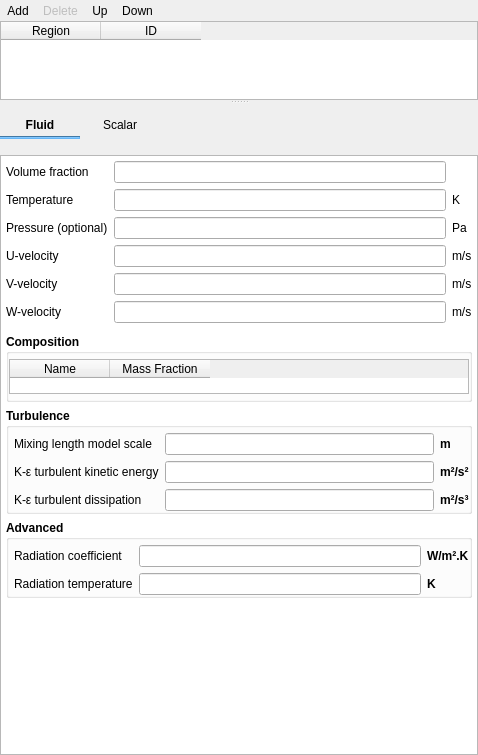
<?xml version="1.0" encoding="UTF-8"?>
<ui version="4.0">
 <class>initial_conditions</class>
 <widget class="QWidget" name="initial_conditions">
  <property name="geometry">
   <rect>
    <x>0</x>
    <y>0</y>
    <width>478</width>
    <height>755</height>
   </rect>
  </property>
  <property name="windowTitle">
   <string>Initial Conditions</string>
  </property>
  <property name="styleSheet">
   <string notr="true"/>
  </property>
  <layout class="QVBoxLayout" name="verticalLayout">
   <property name="spacing">
    <number>0</number>
   </property>
   <property name="leftMargin">
    <number>0</number>
   </property>
   <property name="topMargin">
    <number>0</number>
   </property>
   <property name="rightMargin">
    <number>0</number>
   </property>
   <property name="bottomMargin">
    <number>0</number>
   </property>
   <item>
    <widget class="QSplitter" name="splitter">
     <property name="orientation">
      <enum>Qt::Vertical</enum>
     </property>
     <widget class="QWidget" name="top_frame" native="true">
      <property name="sizePolicy">
       <sizepolicy hsizetype="Expanding" vsizetype="MinimumExpanding">
        <horstretch>0</horstretch>
        <verstretch>0</verstretch>
       </sizepolicy>
      </property>
      <property name="maximumSize">
       <size>
        <width>16777215</width>
        <height>100</height>
       </size>
      </property>
      <layout class="QVBoxLayout" name="verticalLayout_3">
       <property name="spacing">
        <number>0</number>
       </property>
       <property name="leftMargin">
        <number>0</number>
       </property>
       <property name="topMargin">
        <number>0</number>
       </property>
       <property name="rightMargin">
        <number>0</number>
       </property>
       <property name="bottomMargin">
        <number>0</number>
       </property>
       <item>
        <widget class="QWidget" name="frame_add_delete" native="true">
         <layout class="QHBoxLayout" name="horizontalLayout_7">
          <property name="spacing">
           <number>0</number>
          </property>
          <property name="leftMargin">
           <number>0</number>
          </property>
          <property name="topMargin">
           <number>0</number>
          </property>
          <property name="rightMargin">
           <number>0</number>
          </property>
          <property name="bottomMargin">
           <number>0</number>
          </property>
          <item>
           <layout class="QHBoxLayout" name="horizontalLayout">
            <item>
             <widget class="QToolButton" name="toolbutton_add">
              <property name="toolTip">
               <string>Define new initial condition over one or more regions</string>
              </property>
              <property name="text">
               <string>Add</string>
              </property>
              <property name="autoRaise">
               <bool>true</bool>
              </property>
             </widget>
            </item>
            <item>
             <widget class="QToolButton" name="toolbutton_delete">
              <property name="enabled">
               <bool>false</bool>
              </property>
              <property name="toolTip">
               <string>Delete initial condition</string>
              </property>
              <property name="text">
               <string>Delete</string>
              </property>
              <property name="autoRaise">
               <bool>true</bool>
              </property>
             </widget>
            </item>
            <item>
             <widget class="QToolButton" name="toolbutton_up">
              <property name="toolTip">
               <string>Move selected row up</string>
              </property>
              <property name="text">
               <string>Up</string>
              </property>
              <property name="autoRaise">
               <bool>true</bool>
              </property>
             </widget>
            </item>
            <item>
             <widget class="QToolButton" name="toolbutton_down">
              <property name="toolTip">
               <string>Move selected row down</string>
              </property>
              <property name="text">
               <string>Down</string>
              </property>
              <property name="autoRaise">
               <bool>true</bool>
              </property>
             </widget>
            </item>
            <item>
             <spacer name="horizontalSpacer">
              <property name="orientation">
               <enum>Qt::Horizontal</enum>
              </property>
              <property name="sizeHint" stdset="0">
               <size>
                <width>40</width>
                <height>20</height>
               </size>
              </property>
             </spacer>
            </item>
           </layout>
          </item>
         </layout>
        </widget>
       </item>
       <item>
        <widget class="QTableWidget" name="tablewidget_regions">
         <property name="maximumSize">
          <size>
           <width>16777215</width>
           <height>100</height>
          </size>
         </property>
         <property name="selectionMode">
          <enum>QAbstractItemView::SingleSelection</enum>
         </property>
         <property name="selectionBehavior">
          <enum>QAbstractItemView::SelectRows</enum>
         </property>
         <attribute name="horizontalHeaderHighlightSections">
          <bool>false</bool>
         </attribute>
         <attribute name="verticalHeaderVisible">
          <bool>false</bool>
         </attribute>
         <column>
          <property name="text">
           <string>Region</string>
          </property>
         </column>
         <column>
          <property name="text">
           <string>ID</string>
          </property>
         </column>
        </widget>
       </item>
      </layout>
     </widget>
     <widget class="QWidget" name="bottom_frame" native="true">
      <property name="sizePolicy">
       <sizepolicy hsizetype="Expanding" vsizetype="Expanding">
        <horstretch>0</horstretch>
        <verstretch>0</verstretch>
       </sizepolicy>
      </property>
      <layout class="QGridLayout" name="gridLayout_15">
       <property name="leftMargin">
        <number>0</number>
       </property>
       <property name="topMargin">
        <number>10</number>
       </property>
       <property name="rightMargin">
        <number>0</number>
       </property>
       <property name="bottomMargin">
        <number>0</number>
       </property>
       <item row="0" column="0">
        <layout class="QHBoxLayout" name="horizontalLayout_2">
         <item>
          <widget class="QWidget" name="tab_frame" native="true">
           <property name="styleSheet">
            <string notr="true">QPushButton:hover {color:#64B5F6; background-color: transparent;}
QPushButton:pressed { color: #64B5F6; background-color: transparent; }
QPushButton:checked { font: bold; background-color: transparent; }
      </string>
           </property>
           <layout class="QGridLayout" name="tab_layout">
            <property name="leftMargin">
             <number>0</number>
            </property>
            <property name="topMargin">
             <number>0</number>
            </property>
            <property name="rightMargin">
             <number>0</number>
            </property>
            <property name="bottomMargin">
             <number>10</number>
            </property>
            <property name="spacing">
             <number>0</number>
            </property>
            <item row="1" column="0">
             <widget class="Line" name="tab_underline">
              <property name="sizePolicy">
               <sizepolicy hsizetype="Preferred" vsizetype="Fixed">
                <horstretch>0</horstretch>
                <verstretch>0</verstretch>
               </sizepolicy>
              </property>
              <property name="minimumSize">
               <size>
                <width>0</width>
                <height>3</height>
               </size>
              </property>
              <property name="maximumSize">
               <size>
                <width>16777215</width>
                <height>3</height>
               </size>
              </property>
              <property name="styleSheet">
               <string notr="true">QWidget{
  background-color: #64B5F6;
  border-color: #64B5F6;
}</string>
              </property>
              <property name="orientation">
               <enum>Qt::Horizontal</enum>
              </property>
             </widget>
            </item>
            <item row="0" column="1">
             <widget class="QPushButton" name="pushbutton_scalar">
              <property name="text">
               <string>Scalar</string>
              </property>
              <property name="flat">
               <bool>true</bool>
              </property>
             </widget>
            </item>
            <item row="0" column="0">
             <widget class="QPushButton" name="pushbutton_fluid">
              <property name="font">
               <font>
                <weight>75</weight>
                <bold>true</bold>
               </font>
              </property>
              <property name="text">
               <string>Fluid</string>
              </property>
              <property name="flat">
               <bool>true</bool>
              </property>
             </widget>
            </item>
           </layout>
          </widget>
         </item>
         <item>
          <spacer name="horizontalSpacer_2">
           <property name="orientation">
            <enum>Qt::Horizontal</enum>
           </property>
           <property name="sizeHint" stdset="0">
            <size>
             <width>40</width>
             <height>20</height>
            </size>
           </property>
          </spacer>
         </item>
        </layout>
       </item>
       <item row="1" column="0">
        <widget class="QScrollArea" name="scrollarea_detail">
         <property name="sizePolicy">
          <sizepolicy hsizetype="Expanding" vsizetype="MinimumExpanding">
           <horstretch>0</horstretch>
           <verstretch>0</verstretch>
          </sizepolicy>
         </property>
         <property name="minimumSize">
          <size>
           <width>0</width>
           <height>0</height>
          </size>
         </property>
         <property name="styleSheet">
          <string notr="true">QWidget#detail_pane {background-color: white}</string>
         </property>
         <property name="widgetResizable">
          <bool>true</bool>
         </property>
         <widget class="QWidget" name="detail_pane">
          <property name="geometry">
           <rect>
            <x>0</x>
            <y>0</y>
            <width>476</width>
            <height>580</height>
           </rect>
          </property>
          <layout class="QGridLayout" name="gridLayout_4">
           <property name="leftMargin">
            <number>0</number>
           </property>
           <property name="topMargin">
            <number>0</number>
           </property>
           <property name="rightMargin">
            <number>0</number>
           </property>
           <property name="bottomMargin">
            <number>0</number>
           </property>
           <property name="spacing">
            <number>0</number>
           </property>
           <item row="2" column="0">
            <spacer name="verticalSpacer">
             <property name="orientation">
              <enum>Qt::Vertical</enum>
             </property>
             <property name="sizeHint" stdset="0">
              <size>
               <width>20</width>
               <height>40</height>
              </size>
             </property>
            </spacer>
           </item>
           <item row="0" column="0" colspan="2">
            <widget class="QStackedWidget" name="stackedwidget">
             <property name="sizePolicy">
              <sizepolicy hsizetype="Preferred" vsizetype="MinimumExpanding">
               <horstretch>0</horstretch>
               <verstretch>0</verstretch>
              </sizepolicy>
             </property>
             <property name="currentIndex">
              <number>0</number>
             </property>
             <widget class="QWidget" name="page_fluid">
              <layout class="QVBoxLayout" name="verticalLayout_2">
               <property name="spacing">
                <number>6</number>
               </property>
               <property name="leftMargin">
                <number>5</number>
               </property>
               <property name="topMargin">
                <number>5</number>
               </property>
               <property name="rightMargin">
                <number>5</number>
               </property>
               <property name="bottomMargin">
                <number>5</number>
               </property>
               <item>
                <widget class="QWidget" name="frame_fluid_parameters" native="true">
                 <layout class="QGridLayout" name="gridLayout_3">
                  <property name="leftMargin">
                   <number>0</number>
                  </property>
                  <property name="topMargin">
                   <number>0</number>
                  </property>
                  <property name="rightMargin">
                   <number>0</number>
                  </property>
                  <property name="bottomMargin">
                   <number>5</number>
                  </property>
                  <item row="0" column="0">
                   <widget class="QLabel" name="label_ic_ep_g">
                    <property name="text">
                     <string>Volume fraction</string>
                    </property>
                   </widget>
                  </item>
                  <item row="0" column="1">
                   <widget class="LineEdit" name="lineedit_keyword_ic_ep_g_args_IC">
                    <property name="readOnly">
                     <bool>true</bool>
                    </property>
                   </widget>
                  </item>
                  <item row="1" column="0">
                   <widget class="QLabel" name="label_ic_t_g">
                    <property name="text">
                     <string>Temperature</string>
                    </property>
                   </widget>
                  </item>
                  <item row="1" column="1">
                   <widget class="LineEdit" name="lineedit_keyword_ic_t_g_args_IC"/>
                  </item>
                  <item row="1" column="2">
                   <widget class="QLabel" name="label_ic_t_g_units">
                    <property name="text">
                     <string>K</string>
                    </property>
                   </widget>
                  </item>
                  <item row="2" column="0">
                   <widget class="QLabel" name="label_ic_p_g">
                    <property name="text">
                     <string>Pressure (optional)</string>
                    </property>
                   </widget>
                  </item>
                  <item row="2" column="1">
                   <widget class="LineEdit" name="lineedit_keyword_ic_p_g_args_IC"/>
                  </item>
                  <item row="2" column="2">
                   <widget class="QLabel" name="label_ic_p_g_units">
                    <property name="text">
                     <string>Pa</string>
                    </property>
                   </widget>
                  </item>
                  <item row="3" column="0">
                   <widget class="QLabel" name="label_ic_u_g">
                    <property name="text">
                     <string>U-velocity</string>
                    </property>
                   </widget>
                  </item>
                  <item row="3" column="1">
                   <widget class="LineEdit" name="lineedit_keyword_ic_u_g_args_IC"/>
                  </item>
                  <item row="3" column="2">
                   <widget class="QLabel" name="label_ic_u_g_units">
                    <property name="text">
                     <string>m/s</string>
                    </property>
                   </widget>
                  </item>
                  <item row="4" column="0">
                   <widget class="QLabel" name="label_ic_v_g">
                    <property name="text">
                     <string>V-velocity</string>
                    </property>
                   </widget>
                  </item>
                  <item row="4" column="1">
                   <widget class="LineEdit" name="lineedit_keyword_ic_v_g_args_IC"/>
                  </item>
                  <item row="4" column="2">
                   <widget class="QLabel" name="label_ic_v_g_units">
                    <property name="text">
                     <string>m/s</string>
                    </property>
                   </widget>
                  </item>
                  <item row="5" column="0">
                   <widget class="QLabel" name="label_ic_v_w">
                    <property name="text">
                     <string>W-velocity</string>
                    </property>
                   </widget>
                  </item>
                  <item row="5" column="1">
                   <widget class="LineEdit" name="lineedit_keyword_ic_w_g_args_IC"/>
                  </item>
                  <item row="5" column="2">
                   <widget class="QLabel" name="label_ic_v_w_units">
                    <property name="text">
                     <string>m/s</string>
                    </property>
                   </widget>
                  </item>
                 </layout>
                </widget>
               </item>
               <item>
                <widget class="QGroupBox" name="groupbox_fluid_composition">
                 <property name="font">
                  <font>
                   <weight>75</weight>
                   <bold>true</bold>
                  </font>
                 </property>
                 <property name="title">
                  <string>Composition</string>
                 </property>
                 <property name="flat">
                  <bool>true</bool>
                 </property>
                 <layout class="QGridLayout" name="gridLayout_14">
                  <property name="leftMargin">
                   <number>0</number>
                  </property>
                  <property name="topMargin">
                   <number>5</number>
                  </property>
                  <property name="rightMargin">
                   <number>0</number>
                  </property>
                  <property name="bottomMargin">
                   <number>5</number>
                  </property>
                  <property name="spacing">
                   <number>6</number>
                  </property>
                  <item row="0" column="0">
                   <widget class="QTableWidget" name="tablewidget_fluid_mass_fraction">
                    <property name="maximumSize">
                     <size>
                      <width>16777215</width>
                      <height>35</height>
                     </size>
                    </property>
                    <property name="font">
                     <font>
                      <weight>50</weight>
                      <bold>false</bold>
                     </font>
                    </property>
                    <property name="selectionMode">
                     <enum>QAbstractItemView::NoSelection</enum>
                    </property>
                    <attribute name="verticalHeaderVisible">
                     <bool>false</bool>
                    </attribute>
                    <column>
                     <property name="text">
                      <string>Name</string>
                     </property>
                    </column>
                    <column>
                     <property name="text">
                      <string>Mass Fraction</string>
                     </property>
                    </column>
                   </widget>
                  </item>
                 </layout>
                </widget>
               </item>
               <item>
                <widget class="QGroupBox" name="groupbox_turbulence">
                 <property name="font">
                  <font>
                   <weight>75</weight>
                   <bold>true</bold>
                  </font>
                 </property>
                 <property name="title">
                  <string>Turbulence</string>
                 </property>
                 <property name="flat">
                  <bool>true</bool>
                 </property>
                 <layout class="QGridLayout" name="gridLayout_9">
                  <property name="leftMargin">
                   <number>5</number>
                  </property>
                  <property name="topMargin">
                   <number>5</number>
                  </property>
                  <property name="rightMargin">
                   <number>0</number>
                  </property>
                  <property name="bottomMargin">
                   <number>0</number>
                  </property>
                  <item row="0" column="0">
                   <layout class="QGridLayout" name="gridLayout_6">
                    <item row="0" column="0">
                     <widget class="QLabel" name="label_ic_l_scale">
                      <property name="font">
                       <font>
                        <weight>50</weight>
                        <italic>false</italic>
                        <bold>false</bold>
                       </font>
                      </property>
                      <property name="text">
                       <string>Mixing length model scale</string>
                      </property>
                     </widget>
                    </item>
                    <item row="0" column="1">
                     <widget class="LineEdit" name="lineedit_keyword_ic_l_scale_args_IC"/>
                    </item>
                    <item row="0" column="2">
                     <widget class="QLabel" name="label_ic_l_scale_units">
                      <property name="text">
                       <string>m</string>
                      </property>
                     </widget>
                    </item>
                    <item row="1" column="0">
                     <widget class="QLabel" name="label_ic_k_turb_g">
                      <property name="font">
                       <font>
                        <weight>50</weight>
                        <bold>false</bold>
                       </font>
                      </property>
                      <property name="text">
                       <string>K-ε turbulent kinetic energy</string>
                      </property>
                     </widget>
                    </item>
                    <item row="1" column="1">
                     <widget class="LineEdit" name="lineedit_keyword_ic_k_turb_g_args_IC"/>
                    </item>
                    <item row="1" column="2">
                     <widget class="QLabel" name="label_ic_k_turb_g_units">
                      <property name="text">
                       <string>m²/s²</string>
                      </property>
                     </widget>
                    </item>
                    <item row="2" column="0">
                     <widget class="QLabel" name="label_ic_e_turb_g">
                      <property name="font">
                       <font>
                        <weight>50</weight>
                        <bold>false</bold>
                       </font>
                      </property>
                      <property name="text">
                       <string>K-ε turbulent dissipation</string>
                      </property>
                     </widget>
                    </item>
                    <item row="2" column="1">
                     <widget class="LineEdit" name="lineedit_keyword_ic_e_turb_g_args_IC"/>
                    </item>
                    <item row="2" column="2">
                     <widget class="QLabel" name="label_ic_e_turb_g_units">
                      <property name="text">
                       <string>m²/s³</string>
                      </property>
                     </widget>
                    </item>
                   </layout>
                  </item>
                 </layout>
                </widget>
               </item>
               <item>
                <widget class="QGroupBox" name="groupbox_fluid_advanced">
                 <property name="font">
                  <font>
                   <weight>75</weight>
                   <bold>true</bold>
                  </font>
                 </property>
                 <property name="title">
                  <string>Advanced</string>
                 </property>
                 <property name="flat">
                  <bool>true</bool>
                 </property>
                 <layout class="QGridLayout" name="gridLayout_8">
                  <property name="leftMargin">
                   <number>5</number>
                  </property>
                  <property name="topMargin">
                   <number>5</number>
                  </property>
                  <property name="rightMargin">
                   <number>0</number>
                  </property>
                  <property name="bottomMargin">
                   <number>0</number>
                  </property>
                  <item row="0" column="0">
                   <layout class="QGridLayout" name="gridLayout_7">
                    <item row="0" column="0">
                     <widget class="QLabel" name="label_ic_gama_rg">
                      <property name="font">
                       <font>
                        <weight>50</weight>
                        <bold>false</bold>
                       </font>
                      </property>
                      <property name="text">
                       <string>Radiation coefficient</string>
                      </property>
                     </widget>
                    </item>
                    <item row="0" column="1">
                     <widget class="LineEdit" name="lineedit_keyword_ic_gama_rg_args_IC"/>
                    </item>
                    <item row="0" column="2">
                     <widget class="QLabel" name="label_ic_gama_rg_units">
                      <property name="text">
                       <string>W/m².K</string>
                      </property>
                     </widget>
                    </item>
                    <item row="1" column="0">
                     <widget class="QLabel" name="label_ic_t_rg">
                      <property name="font">
                       <font>
                        <weight>50</weight>
                        <bold>false</bold>
                       </font>
                      </property>
                      <property name="text">
                       <string>Radiation temperature</string>
                      </property>
                     </widget>
                    </item>
                    <item row="1" column="1">
                     <widget class="LineEdit" name="lineedit_keyword_ic_t_rg_args_IC"/>
                    </item>
                    <item row="1" column="2">
                     <widget class="QLabel" name="label_ic_t_rg_units">
                      <property name="text">
                       <string>K</string>
                      </property>
                     </widget>
                    </item>
                   </layout>
                  </item>
                 </layout>
                </widget>
               </item>
               <item>
                <spacer name="verticalSpacer_2">
                 <property name="orientation">
                  <enum>Qt::Vertical</enum>
                 </property>
                 <property name="sizeHint" stdset="0">
                  <size>
                   <width>20</width>
                   <height>40</height>
                  </size>
                 </property>
                </spacer>
               </item>
              </layout>
             </widget>
             <widget class="QWidget" name="page_dummy_solids_L">
              <property name="autoFillBackground">
               <bool>true</bool>
              </property>
              <layout class="QGridLayout" name="gridLayout_12">
               <property name="leftMargin">
                <number>0</number>
               </property>
               <property name="topMargin">
                <number>0</number>
               </property>
               <property name="rightMargin">
                <number>0</number>
               </property>
               <property name="bottomMargin">
                <number>0</number>
               </property>
               <property name="spacing">
                <number>0</number>
               </property>
               <item row="0" column="0">
                <widget class="QLabel" name="label_dummy_solids_L">
                 <property name="autoFillBackground">
                  <bool>false</bool>
                 </property>
                 <property name="styleSheet">
                  <string notr="true">background-color: white</string>
                 </property>
                 <property name="text">
                  <string>LEFT</string>
                 </property>
                 <property name="alignment">
                  <set>Qt::AlignLeading|Qt::AlignLeft|Qt::AlignTop</set>
                 </property>
                </widget>
               </item>
              </layout>
             </widget>
             <widget class="QWidget" name="page_solids">
              <property name="styleSheet">
               <string notr="true"/>
              </property>
              <layout class="QVBoxLayout" name="verticalLayout_5">
               <property name="spacing">
                <number>6</number>
               </property>
               <property name="leftMargin">
                <number>5</number>
               </property>
               <property name="topMargin">
                <number>5</number>
               </property>
               <property name="rightMargin">
                <number>5</number>
               </property>
               <property name="bottomMargin">
                <number>5</number>
               </property>
               <item>
                <widget class="QWidget" name="frame_solids_parameters" native="true">
                 <layout class="QGridLayout" name="gridLayout_2">
                  <property name="leftMargin">
                   <number>0</number>
                  </property>
                  <property name="topMargin">
                   <number>0</number>
                  </property>
                  <property name="rightMargin">
                   <number>0</number>
                  </property>
                  <property name="bottomMargin">
                   <number>5</number>
                  </property>
                  <item row="0" column="0">
                   <widget class="QLabel" name="label_ic_ep_s">
                    <property name="text">
                     <string>Volume fraction</string>
                    </property>
                   </widget>
                  </item>
                  <item row="0" column="1">
                   <widget class="LineEdit" name="lineedit_ic_ep_s_args_IC_P"/>
                  </item>
                  <item row="1" column="0">
                   <widget class="QLabel" name="label_ic_t_s">
                    <property name="text">
                     <string>Temperature</string>
                    </property>
                   </widget>
                  </item>
                  <item row="1" column="1">
                   <widget class="LineEdit" name="lineedit_keyword_ic_t_s_args_IC_P"/>
                  </item>
                  <item row="1" column="2">
                   <widget class="QLabel" name="label_ic_t_s_units">
                    <property name="text">
                     <string>K</string>
                    </property>
                   </widget>
                  </item>
                  <item row="2" column="0">
                   <widget class="QLabel" name="label_ic_u_s">
                    <property name="text">
                     <string>U-velocity</string>
                    </property>
                   </widget>
                  </item>
                  <item row="2" column="1">
                   <widget class="LineEdit" name="lineedit_keyword_ic_u_s_args_IC_P"/>
                  </item>
                  <item row="2" column="2">
                   <widget class="QLabel" name="label_ic_u_s_units">
                    <property name="text">
                     <string>m/s</string>
                    </property>
                   </widget>
                  </item>
                  <item row="3" column="0">
                   <widget class="QLabel" name="label_ic_v_s">
                    <property name="text">
                     <string>V-velocity</string>
                    </property>
                   </widget>
                  </item>
                  <item row="3" column="1">
                   <widget class="LineEdit" name="lineedit_keyword_ic_v_s_args_IC_P"/>
                  </item>
                  <item row="3" column="2">
                   <widget class="QLabel" name="label_ic_v_s_units">
                    <property name="text">
                     <string>m/s</string>
                    </property>
                   </widget>
                  </item>
                  <item row="4" column="0">
                   <widget class="QLabel" name="label_ic_w_s">
                    <property name="text">
                     <string>W-velocity</string>
                    </property>
                   </widget>
                  </item>
                  <item row="4" column="1">
                   <widget class="LineEdit" name="lineedit_keyword_ic_w_s_args_IC_P"/>
                  </item>
                  <item row="4" column="2">
                   <widget class="QLabel" name="label_ic_w_s_units">
                    <property name="text">
                     <string>m/s</string>
                    </property>
                   </widget>
                  </item>
                  <item row="5" column="0">
                   <widget class="QLabel" name="label_ic_p_star">
                    <property name="text">
                     <string>Pressure (optional)</string>
                    </property>
                   </widget>
                  </item>
                  <item row="5" column="1">
                   <widget class="LineEdit" name="lineedit_ic_p_star_args_IC"/>
                  </item>
                  <item row="5" column="2">
                   <widget class="QLabel" name="label_ic_p_star_units">
                    <property name="text">
                     <string>Pa</string>
                    </property>
                   </widget>
                  </item>
                  <item row="6" column="0">
                   <widget class="QLabel" name="label_ic_theta_m">
                    <property name="text">
                     <string>Granular temperature</string>
                    </property>
                   </widget>
                  </item>
                  <item row="6" column="1">
                   <widget class="LineEdit" name="lineedit_keyword_ic_theta_m_args_IC_P"/>
                  </item>
                  <item row="7" column="0">
                   <widget class="QLabel" name="label_ic_pic_const_statwt">
                    <property name="text">
                     <string>Particles per parcel</string>
                    </property>
                   </widget>
                  </item>
                  <item row="7" column="1">
                   <widget class="LineEdit" name="lineedit_keyword_ic_pic_const_statwt_args_IC_P"/>
                  </item>
                  <item row="6" column="2">
                   <widget class="QLabel" name="label_ic_theta_m_units">
                    <property name="text">
                     <string>m²/s²</string>
                    </property>
                   </widget>
                  </item>
                 </layout>
                </widget>
               </item>
               <item>
                <widget class="QGroupBox" name="groupbox_solids_composition">
                 <property name="sizePolicy">
                  <sizepolicy hsizetype="Minimum" vsizetype="Minimum">
                   <horstretch>0</horstretch>
                   <verstretch>0</verstretch>
                  </sizepolicy>
                 </property>
                 <property name="maximumSize">
                  <size>
                   <width>16777215</width>
                   <height>16777215</height>
                  </size>
                 </property>
                 <property name="font">
                  <font>
                   <weight>75</weight>
                   <bold>true</bold>
                  </font>
                 </property>
                 <property name="title">
                  <string>Composition</string>
                 </property>
                 <property name="flat">
                  <bool>true</bool>
                 </property>
                 <layout class="QGridLayout" name="gridLayout_13">
                  <property name="leftMargin">
                   <number>0</number>
                  </property>
                  <property name="topMargin">
                   <number>0</number>
                  </property>
                  <property name="rightMargin">
                   <number>0</number>
                  </property>
                  <property name="bottomMargin">
                   <number>0</number>
                  </property>
                  <property name="spacing">
                   <number>0</number>
                  </property>
                  <item row="0" column="0">
                   <widget class="QTableWidget" name="tablewidget_solids_mass_fraction">
                    <property name="maximumSize">
                     <size>
                      <width>16777215</width>
                      <height>35</height>
                     </size>
                    </property>
                    <property name="selectionMode">
                     <enum>QAbstractItemView::NoSelection</enum>
                    </property>
                    <attribute name="horizontalHeaderHighlightSections">
                     <bool>false</bool>
                    </attribute>
                    <attribute name="verticalHeaderVisible">
                     <bool>false</bool>
                    </attribute>
                    <column>
                     <property name="text">
                      <string>Name</string>
                     </property>
                    </column>
                    <column>
                     <property name="text">
                      <string>Mass Fraction</string>
                     </property>
                    </column>
                   </widget>
                  </item>
                 </layout>
                </widget>
               </item>
               <item>
                <widget class="QGroupBox" name="groupbox_solids_advanced">
                 <property name="font">
                  <font>
                   <weight>75</weight>
                   <bold>true</bold>
                  </font>
                 </property>
                 <property name="title">
                  <string>Advanced</string>
                 </property>
                 <property name="flat">
                  <bool>true</bool>
                 </property>
                 <layout class="QGridLayout" name="gridLayout_10">
                  <property name="leftMargin">
                   <number>5</number>
                  </property>
                  <property name="topMargin">
                   <number>5</number>
                  </property>
                  <property name="rightMargin">
                   <number>0</number>
                  </property>
                  <property name="bottomMargin">
                   <number>0</number>
                  </property>
                  <property name="horizontalSpacing">
                   <number>6</number>
                  </property>
                  <item row="0" column="0">
                   <widget class="CheckBox" name="checkbox_keyword_ic_des_fit_to_region_args_IC">
                    <property name="text">
                     <string>Fit particles to region</string>
                    </property>
                   </widget>
                  </item>
                  <item row="1" column="0">
                   <layout class="QGridLayout" name="gridLayout_5">
                    <item row="0" column="0">
                     <widget class="QLabel" name="label_ic_gama_rs">
                      <property name="text">
                       <string>Radiation coefficient</string>
                      </property>
                     </widget>
                    </item>
                    <item row="0" column="1">
                     <widget class="LineEdit" name="lineedit_keyword_ic_gama_rs_args_IC_P"/>
                    </item>
                    <item row="0" column="2">
                     <widget class="QLabel" name="label_ic_gama_rs_units">
                      <property name="text">
                       <string>W/m².K</string>
                      </property>
                     </widget>
                    </item>
                    <item row="1" column="0">
                     <widget class="QLabel" name="label_ic_t_rs">
                      <property name="text">
                       <string>Radiation temperature</string>
                      </property>
                     </widget>
                    </item>
                    <item row="1" column="1">
                     <widget class="LineEdit" name="lineedit_keyword_ic_t_rs_args_IC_P"/>
                    </item>
                    <item row="1" column="2">
                     <widget class="QLabel" name="label_ic_t_rs_units">
                      <property name="text">
                       <string>K</string>
                      </property>
                     </widget>
                    </item>
                   </layout>
                  </item>
                 </layout>
                </widget>
               </item>
               <item>
                <spacer name="verticalSpacer_4">
                 <property name="orientation">
                  <enum>Qt::Vertical</enum>
                 </property>
                 <property name="sizeHint" stdset="0">
                  <size>
                   <width>20</width>
                   <height>40</height>
                  </size>
                 </property>
                </spacer>
               </item>
              </layout>
             </widget>
             <widget class="QWidget" name="page_dummy_solids_R">
              <property name="autoFillBackground">
               <bool>true</bool>
              </property>
              <layout class="QGridLayout" name="gridLayout_11">
               <property name="leftMargin">
                <number>0</number>
               </property>
               <property name="topMargin">
                <number>0</number>
               </property>
               <property name="rightMargin">
                <number>0</number>
               </property>
               <property name="bottomMargin">
                <number>0</number>
               </property>
               <property name="spacing">
                <number>0</number>
               </property>
               <item row="0" column="0">
                <widget class="QLabel" name="label_dummy_solids_R">
                 <property name="autoFillBackground">
                  <bool>false</bool>
                 </property>
                 <property name="styleSheet">
                  <string notr="true">background-color: white</string>
                 </property>
                 <property name="text">
                  <string>RIGHT</string>
                 </property>
                 <property name="alignment">
                  <set>Qt::AlignLeading|Qt::AlignLeft|Qt::AlignTop</set>
                 </property>
                </widget>
               </item>
              </layout>
             </widget>
             <widget class="QWidget" name="page_scalar">
              <layout class="QGridLayout" name="gridLayout">
               <property name="leftMargin">
                <number>5</number>
               </property>
               <property name="topMargin">
                <number>0</number>
               </property>
               <property name="rightMargin">
                <number>5</number>
               </property>
               <property name="bottomMargin">
                <number>0</number>
               </property>
               <item row="0" column="0">
                <spacer name="spacer_scalar">
                 <property name="orientation">
                  <enum>Qt::Vertical</enum>
                 </property>
                 <property name="sizeHint" stdset="0">
                  <size>
                   <width>20</width>
                   <height>40</height>
                  </size>
                 </property>
                </spacer>
               </item>
              </layout>
             </widget>
            </widget>
           </item>
          </layout>
         </widget>
        </widget>
       </item>
      </layout>
     </widget>
    </widget>
   </item>
  </layout>
 </widget>
 <customwidgets>
  <customwidget>
   <class>CheckBox</class>
   <extends>QCheckBox</extends>
   <header>mfixgui.widgets.base</header>
  </customwidget>
  <customwidget>
   <class>LineEdit</class>
   <extends>QLineEdit</extends>
   <header>mfixgui.widgets.base</header>
  </customwidget>
 </customwidgets>
 <resources/>
 <connections/>
</ui>
